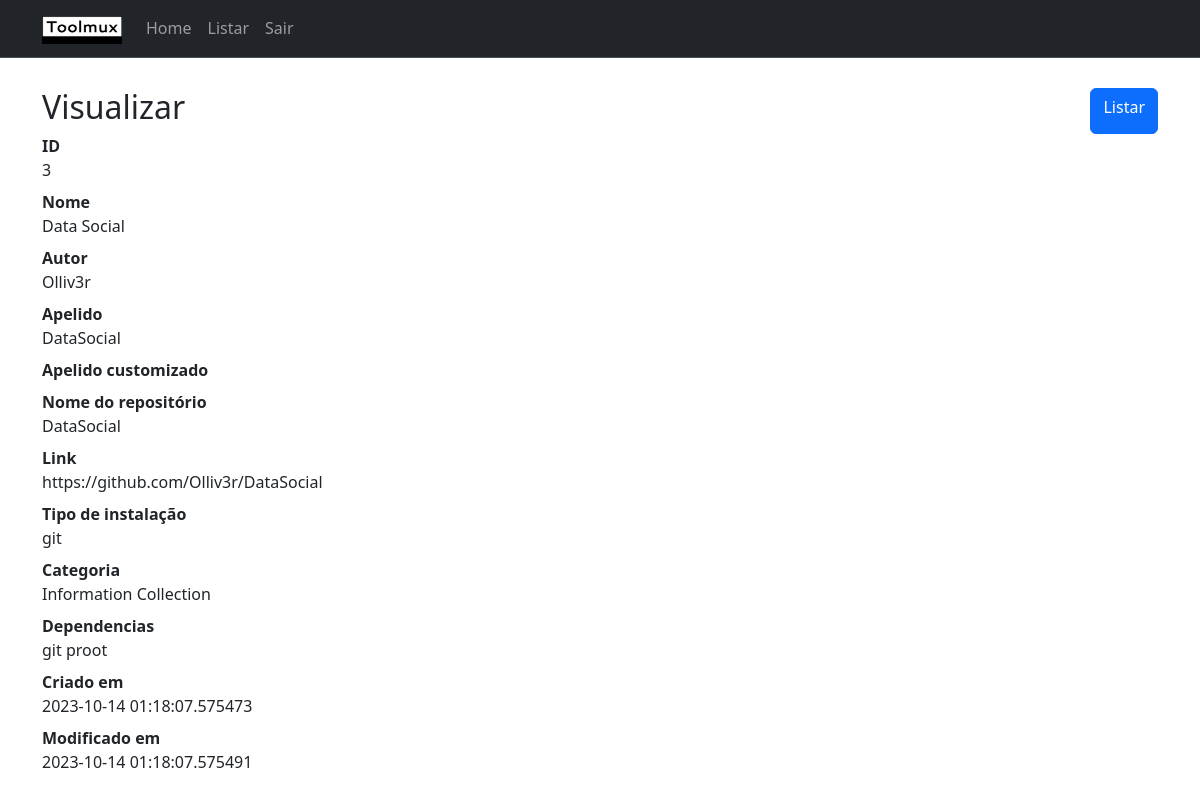
/visualizar/3/ (signed in), run on the app's committed database.
### app/models.py (models this page shows)
class Tool(db.Model):
    id = db.Column(db.Integer, primary_key=True)
    name = db.Column(db.String(), nullable=False)
    author = db.Column(db.String(), nullable=False)
    alias = db.Column(db.String(), nullable=True)
    custom_alias = db.Column(db.String(), nullable=True, unique=True)
    name_repository = db.Column(db.String(), nullable=True)
    link = db.Column(db.String(), nullable=True)
    type_install = db.Column(db.String(), nullable=False)
    category = db.Column(db.String(), nullable=False)
    dependencies = db.Column(db.String(), nullable=True)
    created = db.Column(db.DateTime, default=datetime.utcnow)
    modified = db.Column(db.DateTime, default=datetime.utcnow)

### app/routes.py (the view)
@app.route('/visualizar/<id>/', methods=['GET',])
@login_required
def visualizar(id):
    tool = Tool.query.filter_by(id=id).first()
    if tool is None:
        flash('Ferramenta não existe')
        return redirect(url_for('index'))
    return render_template('visualizar.html', tool=tool, title='Visualizar')

### app/models.py (called while the page is built)
@login.user_loader
def load_user(id):
    return User.query.get(int(id))

### app/templates/visualizar.html (shortened to what this page needs)
{% extends 'base.html' %}
{% block content %}
<div class="d-flex justify-content-between">
    <h2>{{ title }}</h2>                              <a class="btn btn-primary" href="{{ url_for('listar') }}" role="button">Listar</a>
</div>
<dl>
  <dt>ID</dt>
  <dd>{{ tool.id }}</dd>
  <dt>Nome</dt>
  <dd>{{ tool.name }}</dd>
  <dt>Autor</dt>
  <dd>{{ tool.author }}</dd>
  <dt>Apelido</dt>
  <dd>{{ tool.alias }}</dd>
  <dt>Apelido customizado </dt>
  <dt>Nome do repositório</dt>
  <dd>{{ tool.name_repository }}</dd>
  <dt>Link</dt>
  <dd style="overflow:auto;">{{ tool.link }}</dd>
  <dt>Tipo de instalação</dt>
  <dd>{{ tool.type_install }}</dd>
  <dt>Categoria</dt>
  <dd>{{ tool.category }}</dd>
  <dt>Dependencias</dt>
  <dd>{{ tool.dependencies }}</dd>
  <dt>Criado em</dt>
  <dd>{{ tool.created }}</dd>
  <dt>Modificado em</dt>
  <dd>{{ tool.modified }}</dd>
</dl>
{% endblock %}

### data on the page
Tool: id "3", name "Data Social", author "Olliv3r", alias "DataSocial", name_repository "DataSocial", link "https://github.com/Olliv3r/DataSocial", type_install "git", category "Information Collection", dependencies "git proot", created "2023-10-14 01:18:07.575473", modified "2023-10-14 01:18:07.575491"

### other printed values
{{ title }} "Visualizar"
